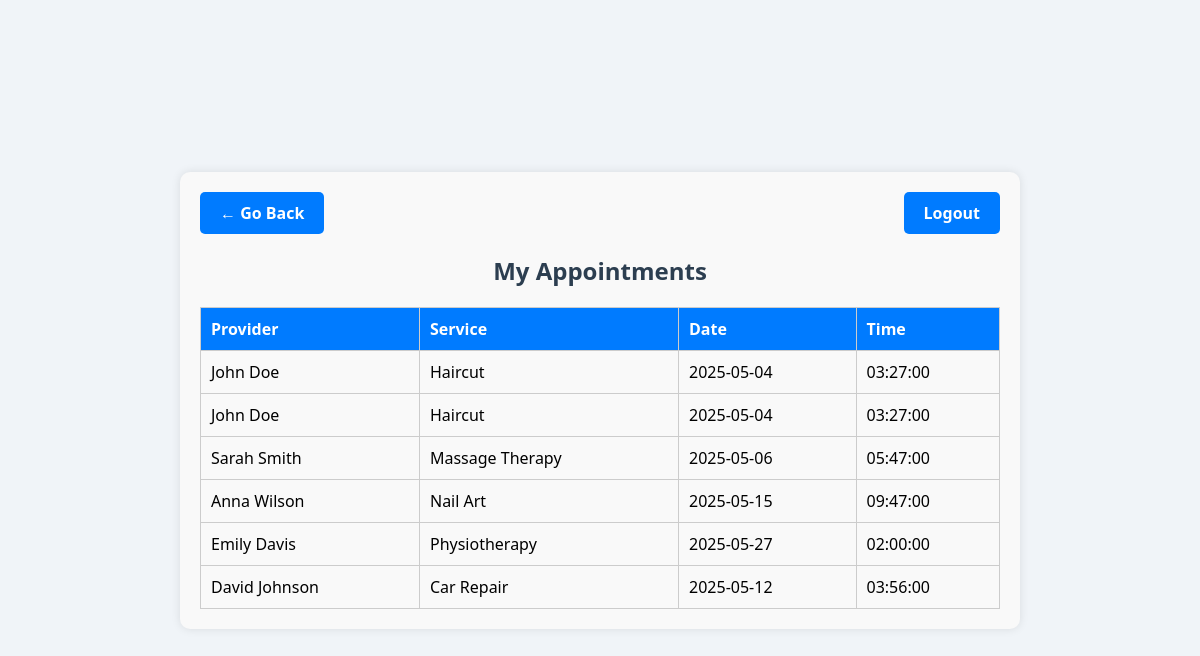
The page /view_appo.php (signed in) on the database its author committed.
### tables this page shows
CREATE TABLE `appointments` (
  `id` int(11) NOT NULL,
  `user_id` int(11) DEFAULT NULL,
  `provider_id` int(11) DEFAULT NULL,
  `appointment_date` date DEFAULT NULL,
  `appointment_time` time DEFAULT NULL
);

CREATE TABLE `service_providers` (
  `id` int(11) NOT NULL,
  `name` varchar(100) DEFAULT NULL,
  `service` varchar(100) DEFAULT NULL,
  `available_from` time DEFAULT NULL,
  `available_to` time DEFAULT NULL
);

### view_appo.php (the view, shortened to what this page needs)
<?php
include 'connect.php';
$user_id = $_SESSION['user_id'];
$res = mysqli_query($conn, "
    SELECT a.*, s.name as provider_name, s.service
    FROM appointments a
    JOIN service_providers s ON a.provider_id = s.id
    WHERE a.user_id = '$user_id'
");
?>
<!DOCTYPE html>
<html>
<head>
    <link rel="stylesheet" href="style.css">
</head>
<body>
<div class="container">
    <div class="btn-group">
        <a href="index.php" class="btn">← Go Back</a>
        <a href="logout.php" class="btn">Logout</a>
    </div>
    <h2>My Appointments</h2>
    <table>
        <tr><th>Provider</th><th>Service</th><th>Date</th><th>Time</th></tr>
        <?php while ($row = mysqli_fetch_assoc($res)) { ?>
            <tr>
                <td><?= $row['provider_name'] ?></td>
                <td><?= $row['service'] ?></td>
                <td><?= $row['appointment_date'] ?></td>
                <td><?= $row['appointment_time'] ?></td>
            </tr>
        <?php } ?>
    </table>
</div>
</body>
</html>

### style.css (style rules this page uses)
body { margin: 0; padding: 0; font-family: 'Segoe UI', sans-serif; background: #f0f4f8; display: flex; justify-content: center; align-items: center; min-height: 100vh; flex-direction: column; }
.container { background-color: white; padding: 30px 40px; border-radius: 10px; box-shadow: 0 10px 25px rgba(0, 0, 0, 0.1); max-width: 500px; width: 100%; text-align: center; }
h2 { color: #2c3e50; margin-bottom: 20px; }
a { text-decoration: none; color: #3498db; }
table { width: 100%; border-collapse: collapse; margin-top: 20px; }
th, td { padding: 12px; text-align: left; border-bottom: 1px solid #ddd; }
th { background-color: #3498db; color: white; }

### view_appo.php (style rules this page uses)
.container { max-width: 800px; margin: 40px auto; padding: 20px; background: #f9f9f9; border-radius: 10px; box-shadow: 0 0 10px rgba(0,0,0,0.1); text-align: center; }
.btn-group { display: flex; justify-content: space-between; margin-bottom: 20px; }
.btn { padding: 10px 20px; background-color: #007BFF; color: white; border: none; text-decoration: none; border-radius: 5px; font-weight: bold; }
table { width: 100%; border-collapse: collapse; margin-top: 15px; }
th, td { padding: 10px; border: 1px solid #ccc; }
th { background-color: #007BFF; color: white; }

### rows shown on the page
appointments: provider.name "John Doe", provider.service "Haircut", appointment_date "2025-05-04", appointment_time "03:27:00"
appointments: provider.name "John Doe", provider.service "Haircut", appointment_date "2025-05-04", appointment_time "03:27:00"
appointments: provider.name "Sarah Smith", provider.service "Massage Therapy", appointment_date "2025-05-06", appointment_time "05:47:00"
appointments: provider.name "Anna Wilson", provider.service "Nail Art", appointment_date "2025-05-15", appointment_time "09:47:00"
appointments: provider.name "Emily Davis", provider.service "Physiotherapy", appointment_date "2025-05-27", appointment_time "02:00:00"
appointments: provider.name "David Johnson", provider.service "Car Repair", appointment_date "2025-05-12", appointment_time "03:56:00"
